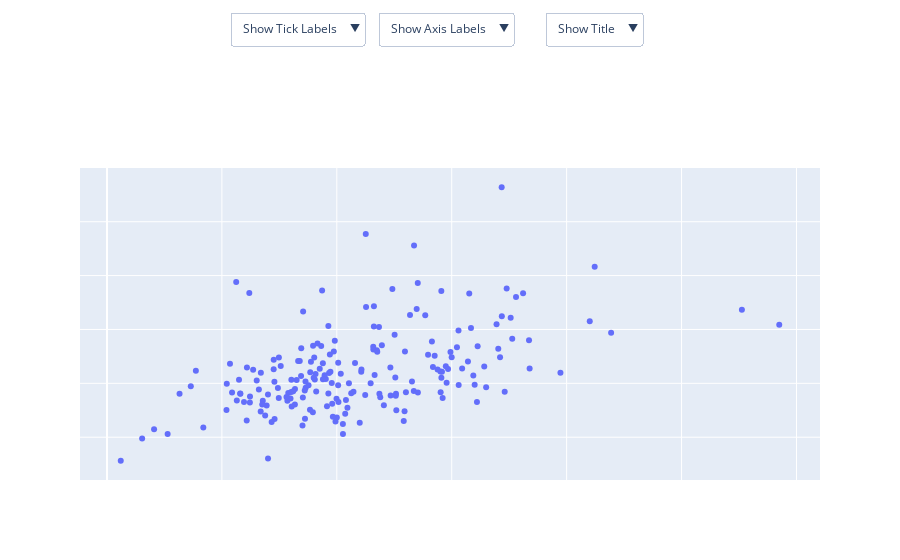

The notebook cell saved with this chart:
### Code cell
from ucimlrepo import fetch_ucirepo 
import plotly.express as px
import random
import numpy as np
import pandas as pd
from sklearn.feature_selection import mutual_info_regression

success = False

while not success:
    # Load all available seaborn datasets
    dataset_id = np.random.randint(low=1, high=967, size=1)[0]

    # Initialize lists to store column pairs, MI scores, and dataset names
    all_column_pairs = []
    all_mi_scores = []
    all_dataset_names = []

    # Loop over each dataset to calculate MI for numeric column pairs

    try:
        # fetch dataset 
        data_pkg = fetch_ucirepo(id=int(dataset_id)) 
        data = pd.concat((data_pkg.data.features, data_pkg.data.targets), axis=1)
        name = data_pkg.metadata.name
        url = data_pkg.metadata.repository_url
        abstract = data_pkg.metadata.abstract
        
        # Filter numeric columns to ensure compatibility for MI calculation
        numeric_columns = data.select_dtypes(include='number').columns.tolist()
        
        # Skip datasets with fewer than 2 numeric columns
        if len(numeric_columns) < 2:
            continue

        # Calculate mutual information for each unique pair of columns
        for i in range(len(numeric_columns)):
            for j in range(i + 1, len(numeric_columns)):
                x_col, y_col = numeric_columns[i], numeric_columns[j]
                
                # Drop rows with missing values in the selected columns
                data_pair = data[[x_col, y_col]].dropna()
                
                # Check if there's enough data left for meaningful MI calculation
                if data_pair.shape[0] > 1:
                    x = data_pair[x_col].values.reshape(-1, 1)
                    y = data_pair[y_col].values
                    mi_score = mutual_info_regression(x, y)[0]
                    
                    # Store the dataset, column pair, and MI score
                    all_dataset_names.append(dataset_id)
                    all_column_pairs.append((x_col, y_col))
                    all_mi_scores.append(mi_score)
        success = True
    except Exception as e:
        # print(f"Error loading or processing dataset '{dataset_id}': {e}")
        continue
    

# Normalize mutual information scores for weighted sampling
weights = np.array(all_mi_scores) / sum(all_mi_scores)

# Perform weighted random sampling to select a dataset and column pair
selected_index = random.choices(range(len(all_column_pairs)), weights=weights, k=1)[0]
x_col, y_col = all_column_pairs[selected_index]

# Create the scatter plot using Plotly
fig = px.scatter(data, x=x_col, y=y_col)

# Set up the layout to start without tick labels or axis labels
fig.update_layout(
    title=None,
    xaxis_title=None,
    yaxis_title=None,
    showlegend=False,
    updatemenus=[
        # Button to toggle tick labels
        {
            "buttons": [
                {
                    "label": "Show Tick Labels",
                    "method": "relayout",
                    "args": [{"xaxis.showticklabels": True, "yaxis.showticklabels": True}],
                },
                {
                    "label": "Hide Tick Labels",
                    "method": "relayout",
                    "args": [{"xaxis.showticklabels": False, "yaxis.showticklabels": False}],
                },
            ],
            "direction": "down",
            "showactive": True,
            "x": 0.3,
            "xanchor": "center",
            "y": 1.5,  # Increased y value for more space
            "yanchor": "top",
            "pad": {"r": 10},
        },
        # Button to toggle axis labels
        {
            "buttons": [
                {
                    "label": "Show Axis Labels",
                    "method": "relayout",
                    "args": [{"xaxis.title.text": x_col, "yaxis.title.text": y_col}],
                },
                {
                    "label": "Hide Axis Labels",
                    "method": "relayout",
                    "args": [{"xaxis.title.text": None, "yaxis.title.text": None}],
                },
            ],
            "direction": "down",
            "showactive": True,
            "x": 0.5,
            "xanchor": "center",
            "y": 1.5,  # Increased y value for more space
            "yanchor": "top",
            "pad": {"r": 10},
        },
        # Button to toggle figure title
        {
            "buttons": [
                {
                    "label": "Show Title",
                    "method": "relayout",
                    "args": [{"title": f""""{name}"<br> {abstract} """}],  # Replace with your desired title
                },
                {
                    "label": "Hide Title",
                    "method": "relayout",
                    "args": [{"title": None}],
                },
            ],
            "direction": "down",
            "showactive": True,
            "x": 0.7,
            "xanchor": "center",
            "y": 1.5,  # Increased y value for more space
            "yanchor": "top",
            "pad": {"r": 10},
        }
    ]
)

print(url)

# Initially hide tick labels and axis labels
fig.update_xaxes(showticklabels=False)
fig.update_yaxes(showticklabels=False)

fig.show()

### Figure 1 — Plotly figure (JSON) as saved in the notebook; plotly's stock layout.template omitted (floating-point values rounded to 4 significant figures; data arrays with more than 128 entries replaced by an {"elided": "..."} marker saying what was removed)
{"data": [{"hovertemplate": "concavity3=%{x}<br>symmetry3=%{y}<extra></extra>", "legendgroup": "", "marker": {"color": "#636efa", "symbol": "circle"}, "mode": "markers", "name": "", "orientation": "v", "showlegend": false, "type": "scatter", "x": {"elided": "198 float values"}, "xaxis": "x", "y": {"elided": "198 float values"}, "yaxis": "y"}], "layout": {"legend": {"tracegroupgap": 0}, "margin": {"t": 60}, "showlegend": false, "title": {}, "updatemenus": [{"buttons": [{"args": [{"xaxis.showticklabels": true, "yaxis.showticklabels": true}], "label": "Show Tick Labels", "method": "relayout"}, {"args": [{"xaxis.showticklabels": false, "yaxis.showticklabels": false}], "label": "Hide Tick Labels", "method": "relayout"}], "direction": "down", "pad": {"r": 10}, "showactive": true, "x": 0.3, "xanchor": "center", "y": 1.5, "yanchor": "top"}, {"buttons": [{"args": [{"xaxis.title.text": "concavity3", "yaxis.title.text": "symmetry3"}], "label": "Show Axis Labels", "method": "relayout"}, {"args": [{"xaxis.title.text": null, "yaxis.title.text": null}], "label": "Hide Axis Labels", "method": "relayout"}], "direction": "down", "pad": {"r": 10}, "showactive": true, "x": 0.5, "xanchor": "center", "y": 1.5, "yanchor": "top"}, {"buttons": [{"args": [{"title": "\"Breast Cancer Wisconsin (Prognostic)\"<br> Prognostic Wisconsin Breast Cancer Database "}], "label": "Show Title", "method": "relayout"}, {"args": [{"title": null}], "label": "Hide Title", "method": "relayout"}], "direction": "down", "pad": {"r": 10}, "showactive": true, "x": 0.7, "xanchor": "center", "y": 1.5, "yanchor": "top"}], "xaxis": {"anchor": "y", "domain": [0, 1], "showticklabels": false, "title": {}}, "yaxis": {"anchor": "x", "domain": [0, 1], "showticklabels": false, "title": {}}}}
